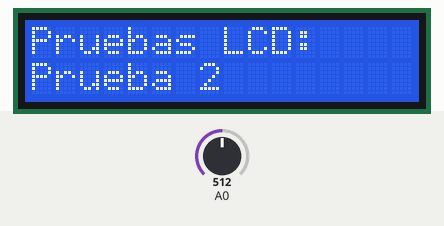
Bench run of a sketch on a simulated Arduino Uno, built with avr-gcc and run on an emulated ATmega328P. Parts: 16×2 character LCD. The test bench sets the inputs (shaded band); at power-on: A0 = 512.

Above: at 0.1 s.
At 8.6 s:
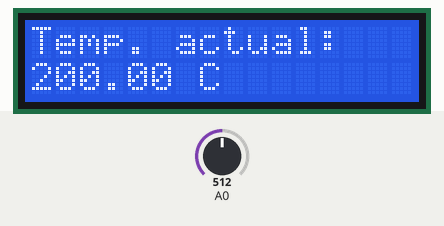
At 80.6 s:
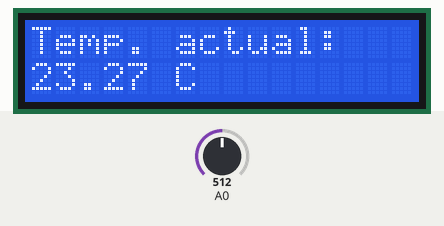
At 90.6 s:
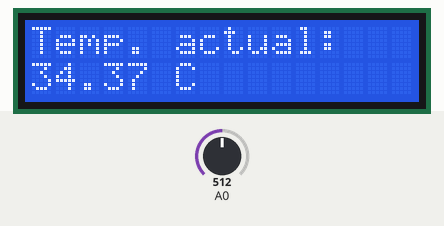
At 100.6 s:
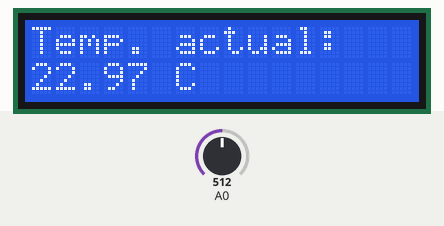
At 125.6 s:
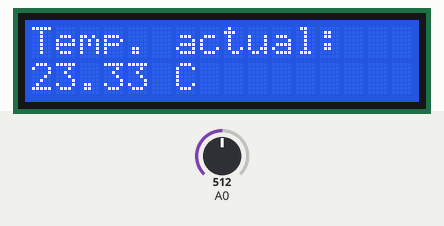

The sketch:

_2-TMP.ino
```cpp
#include <LiquidCrystal.h>
#define RS 12
#define E 11
#define D4 2
#define D5 3
#define D6 4
#define D7 5
#define S_TEMP A0
unsigned curr_ms;
LiquidCrystal lcd(RS,E,D4,D5,D6,D7);
struct Sensor {
  byte pin;
  unsigned long periodo_ms;
  unsigned long last_ms;
  float valor;
  int cont;
  float suma;
};
void setup_sensor(struct Sensor * s, byte pin, unsigned long per, unsigned long ms){
  s->pin=pin;
  s->periodo_ms=per;
  s->last_ms=ms;
  s->cont=0;
  s->suma=0.0;
}
void loop_sensor(struct Sensor * s, unsigned long ms){
  int lectura = analogRead(s->pin);
  float volt = (lectura / 1024.0) * 5.0;
  s->suma = s->suma + ((volt - 0.5) * 100.0);
  s->cont = s->cont + 1;
  if(ms-s->last_ms>=s->periodo_ms){
    s->valor = s->suma / (float)s->cont;
    s->cont=0;
    s->suma=0.0;
    s->last_ms=ms;
  }
}
struct Monitor{
  unsigned long periodo_ms;
  unsigned long last_ms;
};
void setup_monitor(struct Monitor * m, unsigned long per, unsigned long ms){
  m->periodo_ms=per;
  m->last_ms=ms;
}
void loop_monitor(struct Monitor * m, const struct Sensor * temp, unsigned long ms){
  if(ms-m->last_ms>=m->periodo_ms){
    m->last_ms=ms;
    lcd.clear();
    lcd.print("Temp. actual:");
    lcd.setCursor(0,1);
    lcd.print(temp->valor);
    lcd.print(" C");
  }
}

struct Sensor temp;
struct Monitor mnt;

void setup() {
  lcd.begin(16,2);
  lcd.print("Pruebas LCD:");
  lcd.setCursor(0,1);
  lcd.print("Prueba 2");
  delay(3500);
  curr_ms=millis();
  setup_sensor(&temp, S_TEMP, 3000, curr_ms);
  setup_monitor(&mnt, 5000, curr_ms);
}

void loop() {
  curr_ms=millis();
  loop_sensor(&temp, curr_ms);
  loop_monitor(&mnt, &temp, curr_ms);
}
```

Measured:
- what the display in image 1 shows lasts 71.9 s, from 8.6 s to 80.5 s
- what the display in image 2 shows lasts 5.0 s, from 80.5 s to 85.5 s
